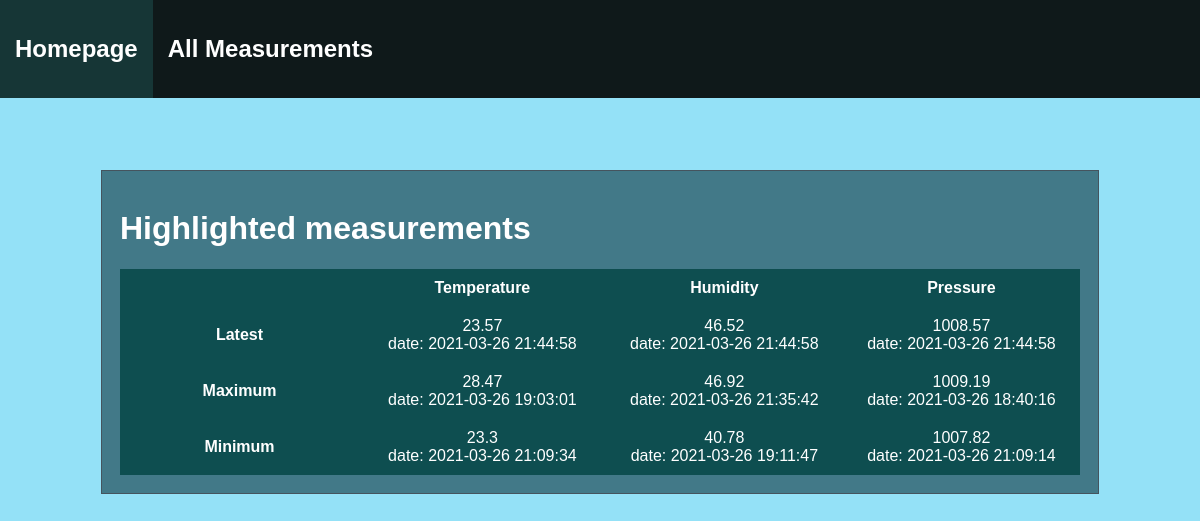
Page /home on the earlier database version.
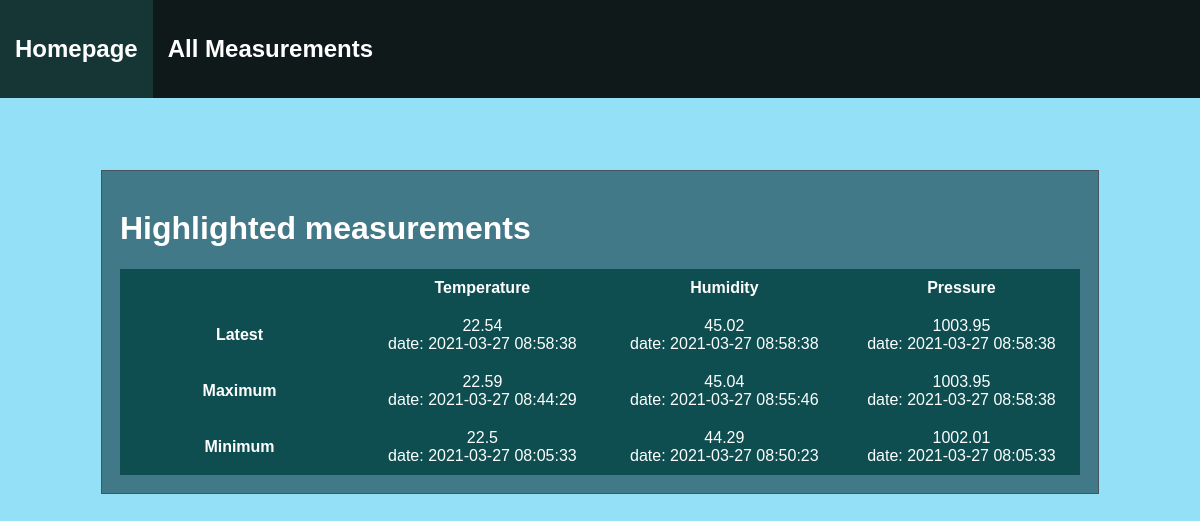
Same page on the later database version.
### tables this page shows
CREATE TABLE measurements(
    temp FLOAT(2) NOT NULL,
    hum FLOAT(2) NOT NULL,
    press FLOAT(2) NOT NULL,
    date TIMESTAMP NOT NULL
 );

### app.py (the view)
@app.route("/")
@app.route("/home")
def index():
    return render_template("/index.html", config=__CONFIG, data = db.get_minmaxlatest())

### measurements_db.py (called while the page is built)
def get_latest():
    with sqlite3.connect(
        __MEASUREMENTS_DB) as conn:
        cur = conn.cursor()
        cur.execute(
        """SELECT temp, hum, press, date FROM measurements WHERE date = (SELECT MAX(date) FROM measurements)""")
        return cur.fetchall()

def get_maxtemp():
    with sqlite3.connect(
        __MEASUREMENTS_DB) as conn:
        cur = conn.cursor()
        cur.execute(
        "SELECT temp, date FROM measurements WHERE temp = (SELECT MAX(temp) FROM measurements) ORDER BY date DESC LIMIT 1")
        return cur.fetchall()

def get_mintemp():
    with sqlite3.connect(
        __MEASUREMENTS_DB) as conn:
        cur = conn.cursor()
        cur.execute(
        "SELECT temp, date FROM measurements WHERE temp = (SELECT MIN(temp) FROM measurements) ORDER BY date DESC LIMIT 1")
        return cur.fetchall()

def get_maxhum():
    with sqlite3.connect(
        __MEASUREMENTS_DB) as conn:
        cur = conn.cursor()
        cur.execute(
        "SELECT hum, date FROM measurements WHERE hum = (SELECT MAX(hum) FROM measurements ORDER BY date LIMIT 1)")
        return cur.fetchall()

def get_minhum():
    with sqlite3.connect(
        __MEASUREMENTS_DB) as conn:
        cur = conn.cursor()
        cur.execute(
        "SELECT hum, date FROM measurements WHERE hum = (SELECT MIN(hum) FROM measurements ORDER BY date LIMIT 1)")
        return cur.fetchall()

def get_maxpress():
    with sqlite3.connect(
        __MEASUREMENTS_DB) as conn:
        cur = conn.cursor()
        cur.execute(
        "SELECT press, date FROM measurements WHERE press = (SELECT MAX(press) FROM measurements ORDER BY date LIMIT 1)")
        return cur.fetchall()

def get_minpress():
    with sqlite3.connect(
        __MEASUREMENTS_DB) as conn:
        cur = conn.cursor()
        cur.execute(
        "SELECT press, date FROM measurements WHERE press = (SELECT MIN(press) FROM measurements ORDER BY date LIMIT 1)")
        return cur.fetchall()

def get_minmaxlatest():
    data = get_latest(), get_maxtemp(), get_mintemp(), get_maxhum(), get_minhum(), get_maxpress(), get_minpress()
    return data

### templates/index.html (shortened to what this page needs)
<!DOCTYPE html>
    {% extends "/html/layout.html" %}
    {% set active_page = "home" %}
{% block content %}
    <div class="wrapper">
        <h1>Highlighted measurements</h1>
            <table>
                <tr>
                <th></th>
                <th>Temperature</th>
                <th>Humidity</th>
                <th>Pressure</th>
                </tr>
                <tr>
                <th>Latest</th>
                <td id="latesttemp">{{ data[0][0][0] }} <br/> date: {{ data[0][0][3] }}</td>
                <td id="latesthum">{{ data[0][0][1] }} <br/>date: {{ data[0][0][3] }}</td>
                <td id="latestpress">{{ data[0][0][2] }} <br/>date: {{ data[0][0][3] }}</td>
                </tr>
                <tr>
                <th>Maximum</th>
                <td id="maximumtemp">{{ data[1][0][0] }} <br/> date: {{ data[1][0][1] }}</td>
                <td id="maximumhum">{{ data[3][0][0] }} <br/>date: {{ data[3][0][1] }}</td>
                <td id="maximumpress">{{ data[5][0][0] }} <br/>date: {{ data[5][0][1] }}</td>
                </tr>
                <tr>
                <th>Minimum</th>
                <td id="minimumtemp">{{ data[2][0][0] }} <br/>date: {{ data[2][0][1] }}</td>
                <td id="minimumhum">{{ data[4][0][0] }} <br/>date: {{ data[4][0][1] }}</td>
                <td id="minimumpress">{{ data[6][0][0] }} <br/>date: {{ data[6][0][1] }}</td>
                </tr>
            </table>
    </div>
{% endblock content %}

### templates/html/layout.html (shortened to what this page needs)
<!DOCTYPE html>
<html>
    <head>
    <link rel="stylesheet" href="{{config['prefix']}}/static/style/main.css">
    </head>
    <body>
        <nav>
            {% set menu_bar = [
                ('./home', 'home', 'Homepage'),
                ('./measurements', 'measurements', 'All Measurements'),
            ] -%}
            {% set active_page = active_page|default('home') -%}
            <ul>
                {% for href, id, caption in menu_bar %}
                <li><a {% if id == active_page %} class="active" {% endif %} href="{{ href|e }}"><h2>{{ caption|e }}</h2></a></li>
                {% endfor %}
            </ul>
        </nav>
        <main>
            {% block content %}{% endblock %}
        </main>
    </body>
</html>

### static/style/main.css (style rules this page uses)
body { margin: 0; background-color: #92e1f7f8; height:100vh; width: 100%; display: flex; font-family: sans-serif; margin-top: 100px; align-items: center; }
nav ul { background-color: rgb(15, 25, 26); list-style-type: none; margin: 0; padding: 0; top: 0; left: 0; overflow: hidden; position: fixed; width: 100%; }
nav ul li { float: left; }
nav ul li a { display: block; color: white; text-decoration: none; text-align: center; padding: 15px 15px; }
nav ul .active { background-color: rgb(22, 54, 54); }
main { display: inline-block; color: white; width: 80%; height:fit-content; margin: auto; margin-top: 70px; background-color: #407785f8; padding: 18px; border: 1px solid rgb(69, 84, 94); }
table { border-collapse: collapse; }
td, th { padding: 0.5rem; width: 300px; background-color:none; padding: 10px; margin: 10px 10px; background-color: rgb(14, 78, 80); color: white; text-align: center; }

Differences in the rows shown:
removed measurements: temp "23.57", date "2021-03-26 21:44:58", hum "46.52", press "1008.57"
removed measurements: temp "28.47", date "2021-03-26 19:03:01"
removed measurements: hum "46.92", date "2021-03-26 21:35:42"
removed measurements: temp "23.3", date "2021-03-26 21:09:34"
removed measurements: hum "40.78", date "2021-03-26 19:11:47"
removed measurements: press "1007.82", date "2021-03-26 21:09:14"
now on this page (row edited): measurements: temp "22.54", date "2021-03-27 08:58:38", hum "45.02", press "1003.95"
now on this page (row edited): measurements: temp "22.59", date "2021-03-27 08:44:29"
now on this page (row edited): measurements: hum "45.04", date "2021-03-27 08:55:46"
now on this page (row edited): measurements: hum "44.29", date "2021-03-27 08:50:23"
Other differences:
{{ data[2][0][0] }}: "23.3" → "22.5"
{{ data[2][0][1] }}: "2021-03-26 21:09:34" → "2021-03-27 08:05:33"
{{ data[6][0][0] }}: "1007.82" → "1002.01"
{{ data[6][0][1] }}: "2021-03-26 21:09:14" → "2021-03-27 08:05:33"
{{ data[5][0][0] }}: "1009.19" → "1003.95"
{{ data[5][0][1] }}: "2021-03-26 18:40:16" → "2021-03-27 08:58:38"
